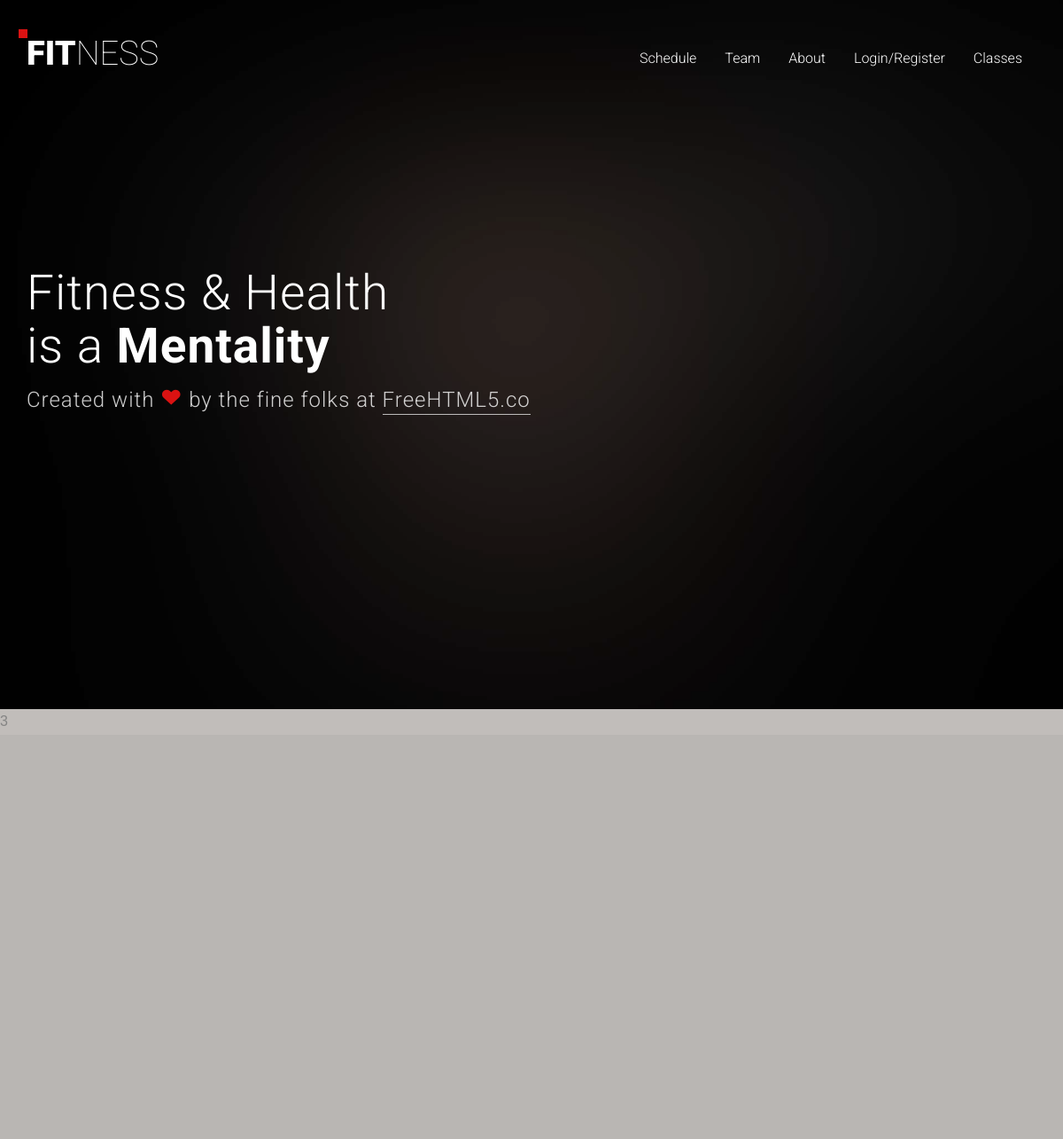
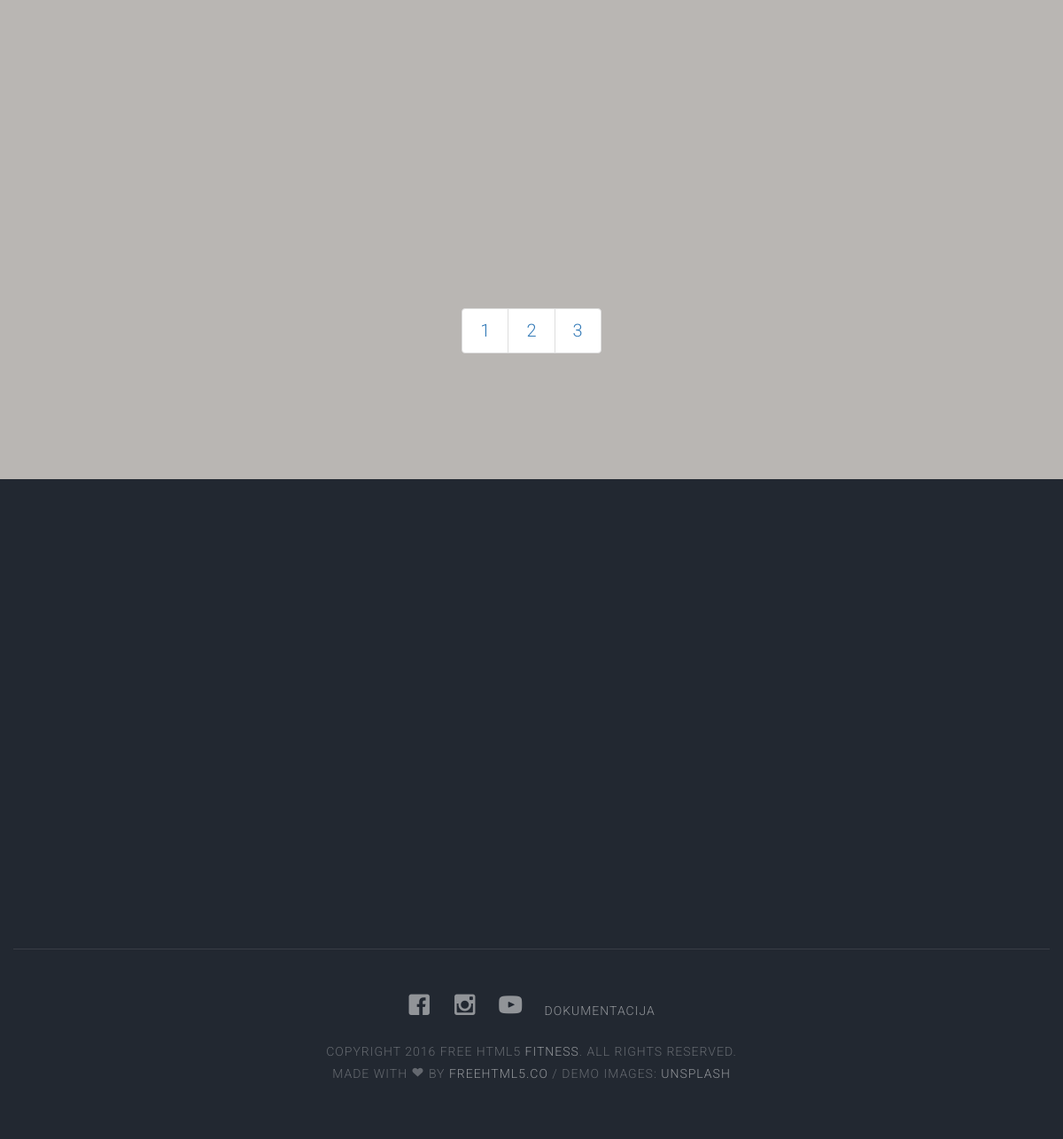
The app's page /index.php?page=Team with its own data (2 pictures, top to bottom).
### tables this page shows
CREATE TABLE `navigation` (
  `id` int(11) NOT NULL,
  `name` varchar(30) NOT NULL
);

### views/commponents/team.php (the view, shortened to what this page needs)
<?php
$upit="SELECT * FROM team INNER JOIN images on team.id_image = images.id limit 3 ";
$team=$conn->query($upit);
$broj=$conn->query("SELECT * FROM team");
$broj=$broj->rowCount()/3;
$broj=ceil($broj);
echo $broj;
?>
<div id="fh5co-team-section" class="fh5co-lightgray-section">
    <div class="container">
        <div class="row">
            <div class="col-md-8 col-md-offset-2">
            </div>
        </div>
        <div class="row text-center">
            <div class="team" id="team">
        <?php foreach($team as $t):?>
            <div class="col-md-4 col-sm-6">
            </div>
            <?php endforeach;?>
            </div>
            <ul class="pagination modal-2 col-lg-offset-6">
                <?php for($i=1;$i<=$broj;$i++):?>
                    <li class="paginacija" data-broj="<?php echo $i?>"> <a href="#"><?php echo $i?></a></li>
                <?php endfor;?>
            </ul><br>
        </div>
    </div>
</div>

### views/commponents/header.php (shortened to what this page needs)
<?php
$upit="SELECT * FROM navigation";
$navigation=$conn->query($upit);
?>
<!DOCTYPE html>
 <html class="no-js">
<head>
    <link rel="stylesheet" href="css/animate.css">
    <link rel="stylesheet" href="css/icomoon.css">
    <link rel="stylesheet" href="css/bootstrap.css">
    <link rel="stylesheet" href="css/superfish.css">
    <link rel="stylesheet" href="css/style.css">
    <link rel="stylesheet" href="css/login.css">
</head>
<body>
<div id="fh5co-wrapper">
    <div id="fh5co-page">
        <div id="fh5co-header">
            <header id="fh5co-header-section">
                <div class="container">
                    <div class="nav-header">
                        <h1 id="fh5co-logo"><a href="index.html">Fit<span>ness</span></a></h1>
                        <nav id="fh5co-menu-wrap" role="navigation">
                            <ul class="sf-menu" id="fh5co-primary-menu">
                                <?php foreach($navigation as $n):?><li class="active">
                                    <a href="index.php?page=<?php echo $n['name']?>"><?php echo $n['name'];?></a>
                                </li>
                                <?php ;endforeach?>
                            </ul>
                        </nav>
                    </div>
                </div>
            </header>
        </div>

### css/superfish.css (style rules this page uses)
.sf-menu, .sf-menu * { margin: 0; padding: 0; list-style: none; }
.sf-menu li { position: relative; }
.sf-menu > li { float: left; }
.sf-menu a { display: block; position: relative; }
.sf-menu { float: left; margin-bottom: 1em; }
.sf-menu a { border-left: 1px solid #fff; border-top: 1px solid #dFeEFF; border-top: 1px solid rgba(255,255,255,.5); padding: .75em 1em; text-decoration: none; zoom: 1; }
.sf-menu a { color: #13a; }
.sf-menu li { background: #BDD2FF; white-space: nowrap; *white-space: normal; -webkit-transition: background .2s; transition: background .2s; }

### css/style.css (style rules this page uses)
body { font-family: "Roboto", Arial, sans-serif; line-height: 1.8; font-size: 16px; background: #fff; color: #848484; font-weight: 300; overflow-x: hidden; }
a { color: #4CB648; -webkit-transition: 0.5s; -o-transition: 0.5s; transition: 0.5s; }
p, ul, ol { margin-bottom: 1.5em; font-size: 20px; color: #848484; font-family: "Roboto", Arial, sans-serif; }
h1, h2, h3, h4, h5, h6 { color: #212121; font-family: "Roboto", Arial, sans-serif; font-weight: 400; margin: 0 0 30px 0; }
#fh5co-header { position: relative; margin-bottom: 0; z-index: 9999999; }
.sf-menu { margin: 0 !important; }
.sf-menu { float: right; }
.sf-menu a { color: rgba(255, 255, 255, 0.5); padding: 0.75em 1em !important; font-weight: normal; border-left: none; border-top: none; border-top: none; text-decoration: none; zoom: 1; font-size: 16px; border-bottom: none !important; font-weight: 300; }
.sf-menu li, .sf-menu ul li, .sf-menu ul ul li, .sf-menu li:hover, .sf-menu li.sfHover { background: transparent; }
.sf-menu li:hover a, .sf-menu li.sfHover a, .sf-menu ul li:hover a, .sf-menu ul li.sfHover a, .sf-menu li.active a { color: #fff; }
#fh5co-header-section { padding: 0; position: absolute; top: 0; left: 0; width: 100%; z-index: 2; }
.nav-header { margin-top: 40px; position: relative; float: left; width: 100%; }
#fh5co-logo { z-index: 2; font-size: 38px; text-transform: uppercase; font-weight: 900; float: left; margin-bottom: 0; margin-top: 0; }
#fh5co-logo a { position: relative; }
#fh5co-logo a:after { position: absolute; content: ''; top: -5px; left: -9px; background: #DA1212; width: 10px; height: 10px; }
#fh5co-logo span { padding: 0; margin: 0; font-weight: 100; }
#fh5co-logo a { color: #fff; }
#fh5co-menu-wrap { position: relative; z-index: 2; display: block; float: right; }
#fh5co-programs-section, #fh5co-schedule-section, #fh5co-team-section, #fh5co-blog-section, #fh5co-contact { padding: 7em 0; }
.fh5co-lightgray-section { background: rgba(0, 0, 0, 0.04); }
#fh5co-wrapper { overflow-x: hidden; position: relative; }
#fh5co-page { position: relative; -webkit-transition: 0.5s; -o-transition: 0.5s; transition: 0.5s; }
#offcanvas-menu { position: absolute; top: 0; bottom: 0; z-index: 99; background: #222; right: -240px; width: 240px; padding: 20px; overflow-y: scroll !important; }
#offcanvas-menu ul { padding: 0; margin: 0; }
#offcanvas-menu ul li { padding: 0; margin: 0 0 10px 0; list-style: none; }
#offcanvas-menu ul li a { font-size: 18px; color: rgba(255, 255, 255, 0.4); }
#offcanvas-menu ul li.active > a { color: #4CB648; }

### css/login.css (style rules this page uses)
*, *:before, *:after { box-sizing: border-box; }
html { overflow-y: scroll; }
body { background: #c1bdba; font-family: 'Titillium Web', sans-serif; }
a { text-decoration: none; color: #1ab188; transition: .5s ease; }
h1 { text-align: center; color: #ffffff; font-weight: 300; margin: 0 0 40px; }

### records on screen
navigation: name "Schedule"
navigation: name "Team"
navigation: name "About"
navigation: name "Login/Register"
navigation: name "Classes"

### other values on screen
$broj "3"
